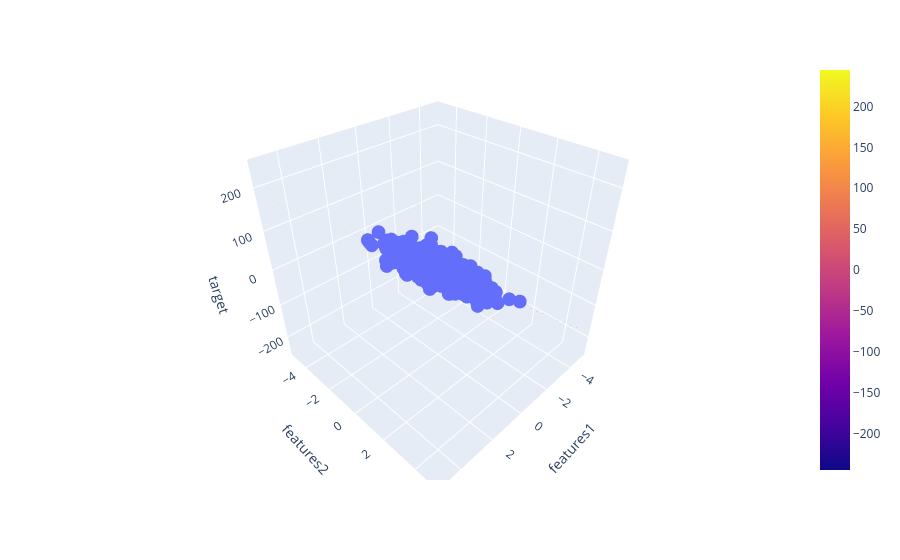

The notebook cell saved with this chart:
### Markdown cell above
---

## 5. Visualize the Regression Plane

In 2D (simple linear regression), we fit a **line**: $y = mx + c$

In 3D (with 2 features), we fit a **plane**: $z = \beta_0 + \beta_1 x + \beta_2 y$

The code below creates a 3D mesh grid and predicts values across it to visualize the fitted plane.

### Code cell
fig = px.scatter_3d(df, x='features1', y='features2', z='target')

fig.add_trace(go.Surface(x = x, y = y, z =z ))

fig.show()

### Figure 1 — Plotly figure (JSON) as saved in the notebook; plotly's stock layout.template omitted (floating-point values rounded to 4 significant figures; data arrays with more than 128 entries replaced by an {"elided": "..."} marker saying what was removed)
{"data": [{"hovertemplate": "features1=%{x}<br>features2=%{y}<br>target=%{z}<extra></extra>", "legendgroup": "", "marker": {"color": "#636efa", "symbol": "circle"}, "mode": "markers", "name": "", "scene": "scene", "showlegend": false, "type": "scatter3d", "x": {"elided": "1000 float values"}, "y": {"elided": "1000 float values"}, "z": {"elided": "1000 float values"}}, {"type": "surface", "x": [-5.0, -3.889, -2.778, -1.667, -0.5556, 0.5556, 1.667, 2.778, 3.889, 5.0], "y": [-5.0, -3.889, -2.778, -1.667, -0.5556, 0.5556, 1.667, 2.778, 3.889, 5.0], "z": [[-243.9, -197.2, -150.4, -103.6, -56.89, -10.13, 36.62, 83.38, 130.1, 176.9], [-236.4, -189.7, -142.9, -96.15, -49.39, -2.637, 44.12, 90.87, 137.6, 184.4], [-228.9, -182.2, -135.4, -88.65, -41.89, 4.86, 51.62, 98.37, 145.1, 191.9], [-221.4, -174.7, -127.9, -81.15, -34.4, 12.36, 59.11, 105.9, 152.6, 199.4], [-213.9, -167.2, -120.4, -73.66, -26.9, 19.85, 66.61, 113.4, 160.1, 206.9], [-206.4, -159.7, -112.9, -66.16, -19.4, 27.35, 74.11, 120.9, 167.6, 214.4], [-198.9, -152.2, -105.4, -58.66, -11.91, 34.85, 81.6, 128.4, 175.1, 221.9], [-191.4, -144.7, -97.92, -51.17, -4.41, 42.34, 89.1, 135.9, 182.6, 229.4], [-183.9, -137.2, -90.42, -43.67, 3.087, 49.84, 96.6, 143.4, 190.1, 236.9], [-176.4, -129.7, -82.93, -36.17, 10.58, 57.34, 104.1, 150.8, 197.6, 244.4]]}], "layout": {"legend": {"tracegroupgap": 0}, "margin": {"t": 60}, "scene": {"domain": {"x": [0, 1], "y": [0, 1]}, "xaxis": {"title": {"text": "features1"}}, "yaxis": {"title": {"text": "features2"}}, "zaxis": {"title": {"text": "target"}}}}}
